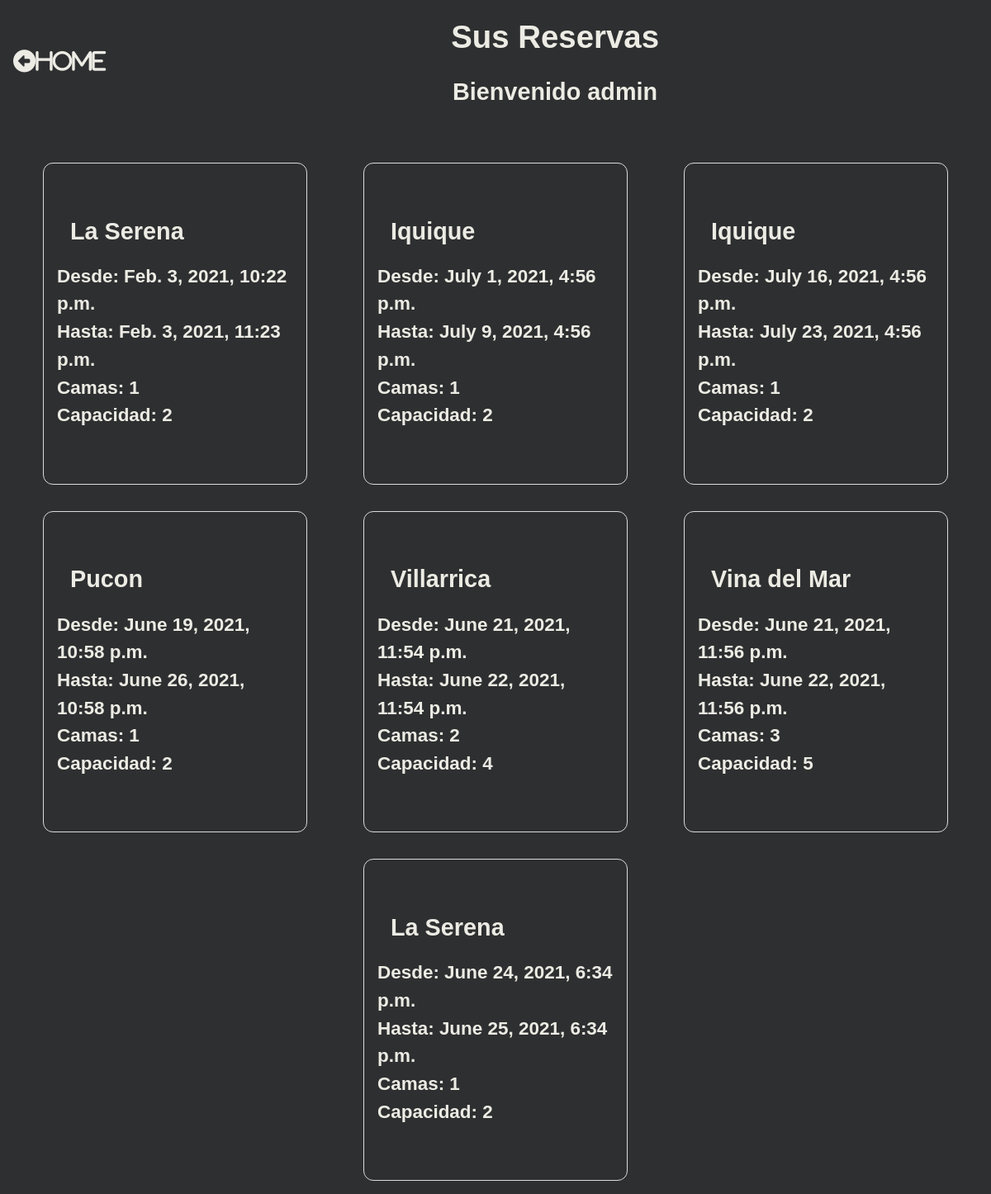
The app's page /reserva_list/ (signed in), older data.
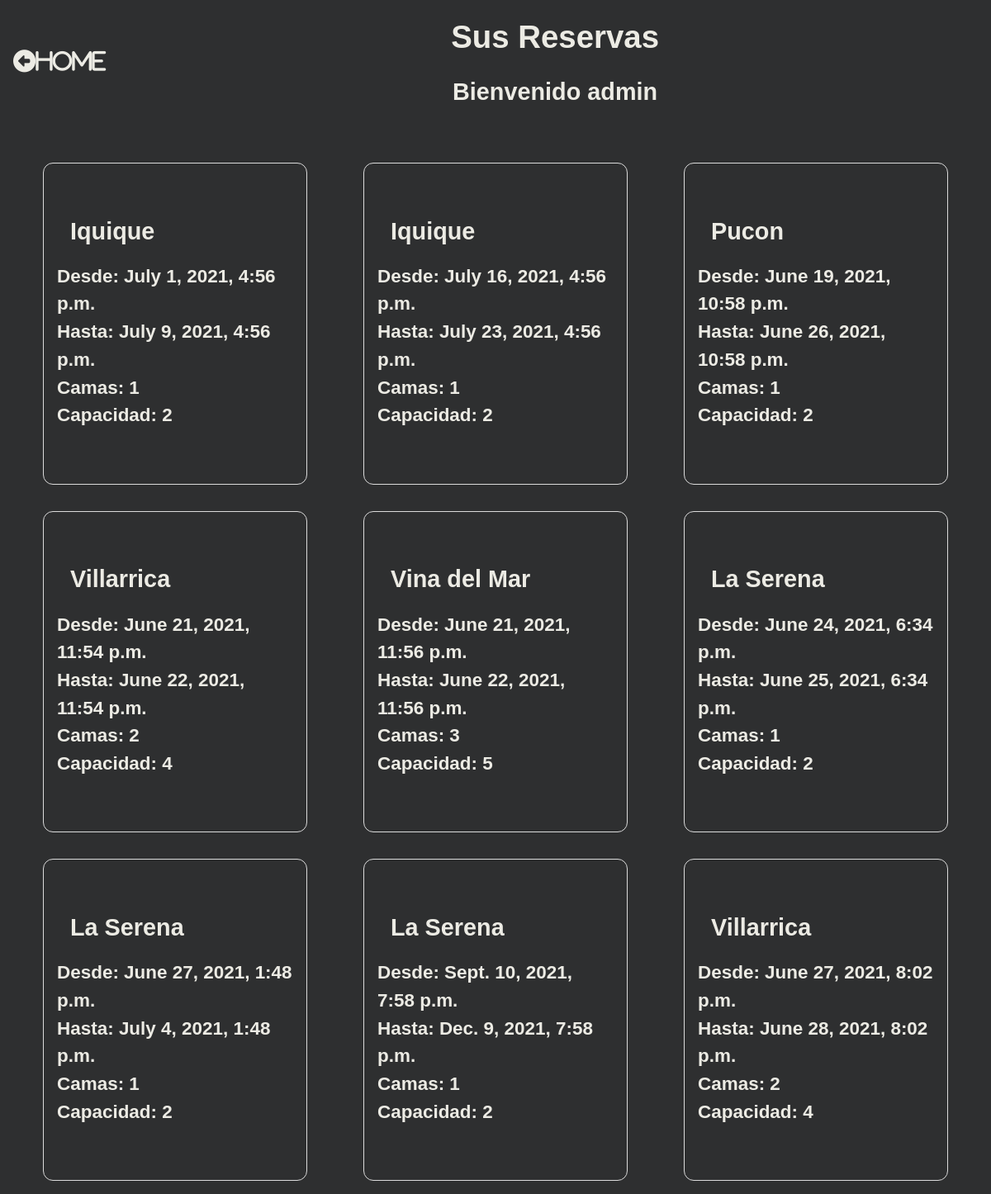
The same page, newer data.
### arriendo/models.py (models this page shows, shortened)
class Reserva(models.Model):
    user = models.ForeignKey(settings.AUTH_USER_MODEL, on_delete=models.CASCADE)
    depto = models.ForeignKey(Depto, on_delete=models.CASCADE)
    check_in = models.DateTimeField()
    check_out = models.DateTimeField()
    def get_depto_category(self):
        depto_categories = dict(self.depto.DEPTO_CATEGORIES)
        depto_category = depto_categories.get(self.depto.category)
        return depto_category
    def get_cancel_reserva_url(self):
        return reverse_lazy('arriendo:CancelReservaView',args=[self.pk,])

class Depto(models.Model):
    DEPTO_CATEGORIES = (
        ('VIN','Vina del Mar'),
        ('SER','La Serena'),
        ('PUC','Pucon'),
        ('VIL','Villarrica'),
        ('VAL','Valdivia'),
        ('IQU','Iquique'),
        ('FRU','Frutillar'),
    )
    category = models.CharField(max_length=3, choices=DEPTO_CATEGORIES,default='Iquique')
    precio = models.IntegerField()
    capacidad = models.IntegerField()
    camas = models.IntegerField()

### arriendo/views.py (the view)
# urls.py: path('reserva_list/', ReservaListView.as_view(),name='ReservaListView'),#"as_view" pq en views.py esta declaraddo como clase y no como funcion
class ReservaListView(ListView):
    model = Reserva
    template_name = 'reserva_list_view.html'
    def get_queryset(self,*args, **kwargs):
        if self.request.user.is_staff:
            reserva_list = Reserva.objects.all()
            return reserva_list
        else:
            reserva_list = Reserva.objects.filter(user=self.request.user)
            return reserva_list

### arriendo/templates/reserva_list_view.html (shortened to what this page needs)
{% load static %}
<!DOCTYPE html>
<html lang="en">
<head>
    <link rel="stylesheet" href="{% static 'arriendo/css/reserva_list_view.css' %}">
</head>
<body>
    <div class="content">
        <div class="header">
            <div class="headings">
                <h1>Sus Reservas</h1>
                <h2>Bienvenido {{user}}</h2>
            </div>
            <div class="home">
                <div class="home">
                    <a href="{% url 'arriendo:DeptoListView' %}"><i class="fas fa-arrow-alt-circle-left">Home</i></a>
                </div>
            </div>
        </div>
        <div class="bookings">
            {% for reserva in reserva_list %}
            <div class="booking">
                <div class="category">
                    <h2>{{reserva.get_depto_category}}</h2>
                </div>
                <div class="from">
                    <h3>Desde: {{reserva.check_in}}</h3>
                </div>
                <div class="to">
                    <h3>Hasta: {{reserva.check_out}}</h3>
                </div>
                <div class="beds">
                    <h3>Camas: {{reserva.depto.camas}}</h3>
                </div>
                <div class="capacity">
                    <h3>Capacidad: {{reserva.depto.capacidad}}</h3>
                </div>
                <div class="cancel"><a href="{{reserva.get_cancel_reserva_url}}" class="invisible"></a></div>
            </div>
            {% endfor %}
        </div>
</body>
</html>

Row changes from the older to the newer data that the page shows:
removed Reserva: get_depto_category "La Serena", check_in "Feb. 3, 2021, 10:22 p.m.", check_out "Feb. 3, 2021, 11:23 p.m.", depto.camas "1", depto.capacidad "2"
added Reserva: get_depto_category "La Serena", check_in "June 27, 2021, 1:48 p.m.", check_out "July 4, 2021, 1:48 p.m.", depto.camas "1", depto.capacidad "2"
added Reserva: get_depto_category "La Serena", check_in "Sept. 10, 2021, 7:58 p.m.", check_out "Dec. 9, 2021, 7:58 p.m.", depto.camas "1", depto.capacidad "2"
added Reserva: get_depto_category "Villarrica", check_in "June 27, 2021, 8:02 p.m.", check_out "June 28, 2021, 8:02 p.m.", depto.camas "2", depto.capacidad "4"
